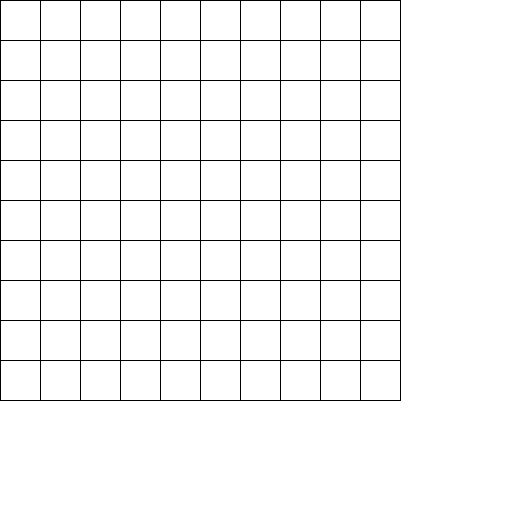
Frame 1 (no input)
Frame 60 (the mouse pressed at the canvas centre just before this capture): identical to frame 1, image omitted
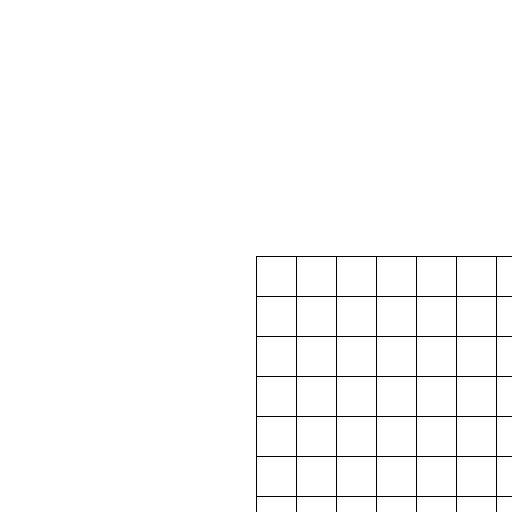
Frame 120 (the mouse held since frame 60 and released just before this capture)

The Processing sketch that drew these frames (run headless with seeded random() and noise(); from frame 60 on, the mouse is pressed at the canvas centre):

// Processing sketch: assignment03A
// ── assignment03A.pde
void setup() {
  size(512, 512);
}

void draw() {
  background(255);
  gridDraw(mouseX, mouseY, 10, 10, 400, 400);
}

void gridDraw(float xpos, float ypos, int rows, int cols, float w, float h) {
  // Make a nested for loop to draw a grid of lines
  // Draw for r <= rows and c <= cols because we need to close the grid with one last extra line
  
  for (int r = 0; r <= rows; ++r) {
    // What's the spacing between the lines?
    // Amount of y spacing = row number * height / number of horizontal lines (rows)
    // Offset the lines with the xpos and ypos (mouse position)
    
    // Horizontal lines
    float yspacing = r * h / (float)rows;
    line(xpos, ypos + yspacing, xpos + w, ypos + yspacing);
    
    for (int c = 0; c <= cols; ++c) {
      // Amount of x spacing = column number * width / number of vertical lines (cols)
      // Vertical lines
      float xspacing = c * w / (float)cols;
      line(xpos + xspacing, ypos, xpos + xspacing, ypos + h);
    }
  }
}
